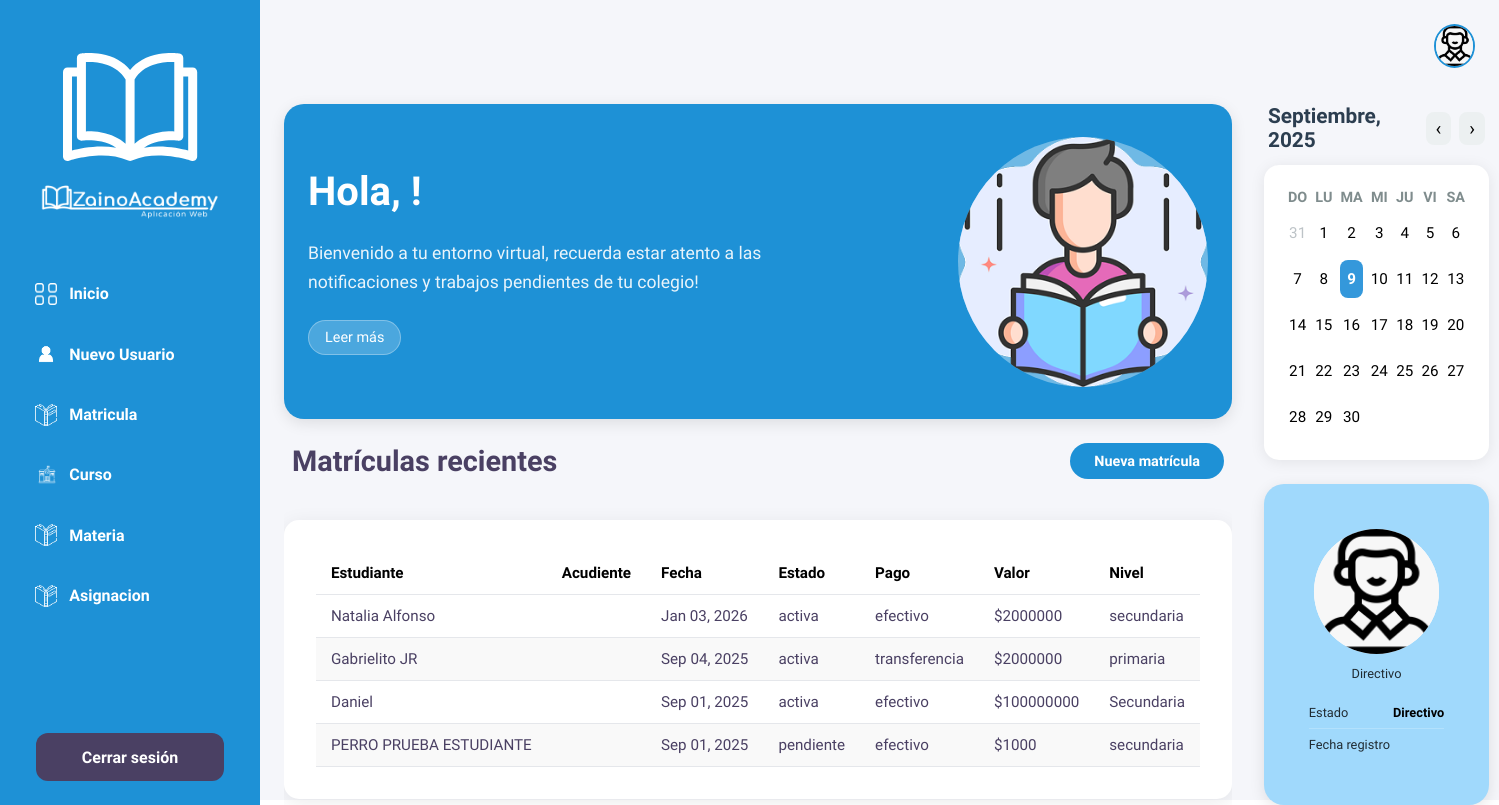
The app's page /directivos/, older data.
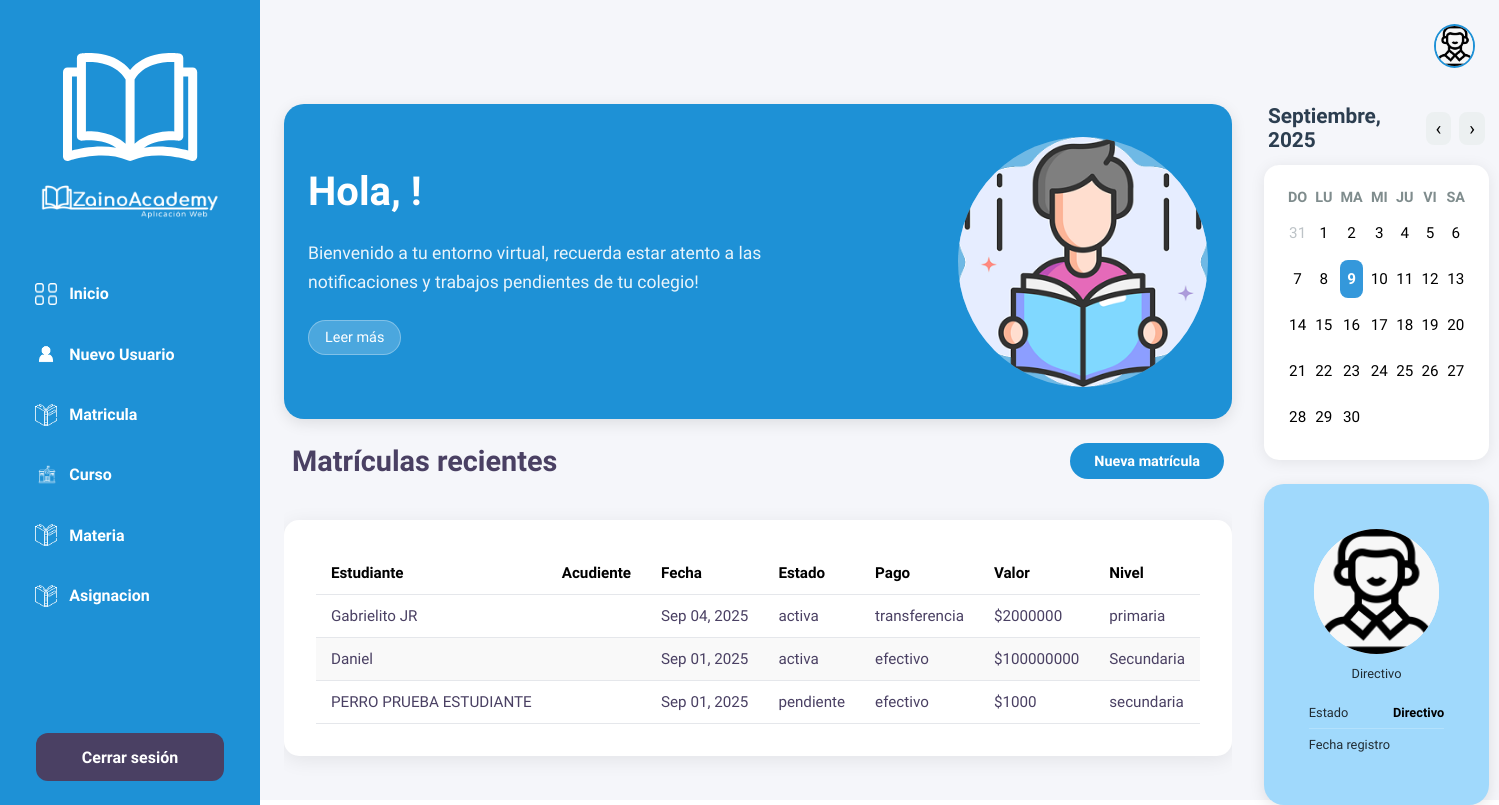
The same page, newer data.
### zainoAcademy_app/models.py (models this page shows, shortened)
class Matricula(models.Model):
    Mat_id = models.AutoField(primary_key=True)
    NIVEL_ACADEMICO_CHOICES = [
        ('transicion', 'Transición'),
        ('primaria', 'Primaria'),
        ('secundaria', 'Secundaria'),
        ('media', 'Media'),
    ]
    Mat_nivel = models.CharField(
        max_length=50,
        choices=NIVEL_ACADEMICO_CHOICES,
        verbose_name="Nivel académico"
    )
    Mat_fecha = models.DateField()
    Mat_estado = models.CharField(max_length=30)
    Mat_metodo_pago = models.CharField(max_length=30)
    Mat_comprobante = models.FileField(upload_to='matricula/', null=True, blank=True)
    Mat_valor = models.CharField(max_length=30)
    Mat_fecha_pago = models.DateField()
    Estudiantes_Est = models.ForeignKey(Estudiantes,on_delete=models.CASCADE)
    Directivos_Dir = models.ForeignKey(Directivos, on_delete=models.CASCADE)
    class Meta:
        db_table = 'matricula'

class Estudiantes(models.Model):
    Est_id = models.AutoField(primary_key=True)
    Est_direccion = models.CharField(max_length=100)
    GRADO_CHOICES = [
        ('transicion', 'Transición'),
        ('primero', 'Primero'),
        ('segundo', 'Segundo'),
        ('tercero', 'Tercero'),
        ('cuarto', 'Cuarto'),
        ('quinto', 'Quinto'),
        ('sexto', 'Sexto'),
        ('septimo', 'Séptimo'),
        ('octavo', 'Octavo'),
        ('noveno', 'Noveno'),
        ('decimo', 'Décimo'),
        ('once', 'Once'),
    ]
    Est_añoAcademico = models.CharField(
        max_length=30,
        choices=GRADO_CHOICES,
        verbose_name="Grado académico"
    )
    JORNADA_CHOICES = [
        ('mañana', 'Mañana'),
        ('tarde', 'Tarde'),
        ('noche', 'Noche'),
        ('completa', 'Jornada Completa'),
        ('sabatina', 'Sabatina'),
        ('dominical', 'Dominical'),
    ]
    Est_tipoJornada = models.CharField(
        max_length=30,
        choices=JORNADA_CHOICES,
        verbose_name="Tipo de jornada"
    )
    Est_enfermedad = models.CharField(max_length=30)
    EPS_CHOICES = [
        ('nueva_eps', 'Nueva EPS'),
        ('sanitas', 'Sanitas'),
        ('sura', 'Sura'),
        ('compensar', 'Compensar'),
        ('famisanar', 'Famisanar'),
        ('salud_total', 'Salud Total'),
        ('coomeva', 'Coomeva'),
        ('medimas', 'Medimás'),
        ('colsanitas', 'Colsanitas'),
        ('cafesalud', 'Cafesalud'),
        ('golden_group', 'Golden Group'),
        ('aliansalud', 'Aliansalud'),
        ('mutual_ser', 'Mutual Ser'),
        ('coosalud', 'Coosalud'),
        ('capresoca', 'Capresoca'),
        ('comfenalco', 'Comfenalco'),
        ('ecoopsos', 'Ecoopsos'),
        ('emssanar', 'Emssanar'),
        ('salud_vida', 'Salud Vida'),
        ('otra', 'Otra'),
    ]
    Est_eps = models.CharField(
        max_length=30,
        choices=EPS_CHOICES,
        verbose_name="EPS"
    )
    Est_colegioAnterior = models.CharField(max_length=30)
    Usuario_us = models.ForeignKey(Usuario, on_delete=models.CASCADE)
    class Meta:
        db_table = 'estudiantes'

class Usuario(models.Model):
    Us_id = models.AutoField(primary_key=True)
    Us_nombre = models.CharField(max_length=30)
    Us_contraseña = models.CharField(max_length=30)
    fecha_registro = models.DateField(auto_now_add=True)
    documento = models.CharField(max_length=30)
    GENERO_CHOICES = [
        ('masculino', 'Masculino'),
        ('femenino', 'Femenino'),
        ('otro', 'Otro'),
        ('prefiero_no_decir', 'Prefiero no decir'),
    ]
    genero = models.CharField(
        max_length=30,
        choices=GENERO_CHOICES,
        blank=False
    )
    correo = models.EmailField(unique=True)
    TipoUsuario = models.ForeignKey(TipoUsuario, on_delete=models.CASCADE)
    class Meta:
        db_table = 'usuario'

### zainoAcademy_app/views.py (the view)
# urls.py: path('directivos/', views.dashboard_directivos, name='dashboard_directivos'),
def dashboard_directivos(request):
    usuario = get_usuario_from_session(request)
    matriculas_recientes = Matricula.objects.select_related("Estudiantes_Est", "Directivos_Dir")\
        .order_by('-Mat_fecha')[:5]
    return render(request, 'directivos/dashboard_directivos.html', {
        'usuario': usuario,
        'matriculas_recientes': matriculas_recientes
    })

### zainoAcademy_app/views.py (called while the page is built)
def get_usuario_from_session(request):
    usuario_id = request.session.get('usuario_id')
    if usuario_id:
        try:
            return Usuario.objects.get(Us_id=usuario_id)
        except Usuario.DoesNotExist:
            return None
    return None

### zainoAcademy_app/templates/directivos/dashboard_directivos.html (shortened to what the changed rows need)
<!DOCTYPE html>
{% load static %}
<html lang="es">
<head>
<link rel="stylesheet" href="{% static 'css/directivos/dashboard_directivosStyles.css' %}">
</head>
<body>
<div class="dashboard-container">
    <main class="main-content">
        <div class="dashboard-content">
            <div class="left-column">
                <div class="greeting-card">
        <div class="greeting-text">
        <h2>Hola, {{ usuario.Us_nombre }}!</h2>
        </div>
    </div>
                <div class="notifications-section">
    <div class="notifications-section">
    <div class="table-wrapper">
        <table class="styled-table">
            <thead>
                <tr>
                    <th>Estudiante</th>
                    <th>Acudiente</th>
                    <th>Fecha</th>
                    <th>Estado</th>
                    <th>Pago</th>
                    <th>Valor</th>
                    <th>Nivel</th>
                </tr>
            </thead>
            <tbody>
                {% if matriculas_recientes %}
                    {% for m in matriculas_recientes %}
                    <tr>
                        <td>{{ m.Estudiantes_Est.Usuario_us.Us_nombre }}</td>
                        <td>{{ m.Estudiantes_Est.Acudiente_set.first.Usuario_us.Us_nombre }}</td>
                        <td>{{ m.Mat_fecha|date:"M d, Y" }}</td>
                        <td>{{ m.Mat_estado }}</td>
                        <td>{{ m.Mat_metodo_pago }}</td>
                        <td>${{ m.Mat_valor|floatformat:0 }}</td>
                        <td>{{ m.Mat_nivel }}</td>
                    </tr>
                    {% endfor %}
                {% else %}
                    <tr>
                        <td colspan="8" style="text-align:center; font-style:italic;">
                            No hay matrículas recientes
                        </td>
                    </tr>
                {% endif %}
            </tbody>
        </table>
    </div>
                </div>
            </div>
            </div>
        </div>
    </main>
</body>
</html>

Row changes from the older to the newer data that the page shows:
removed Matricula: Estudiantes_Est.Usuario_us.Us_nombre "Natalia Alfonso", Mat_fecha "Jan 03, 2026", Mat_estado "activa", Mat_metodo_pago "efectivo", Mat_valor "2000000", Mat_nivel "secundaria"
